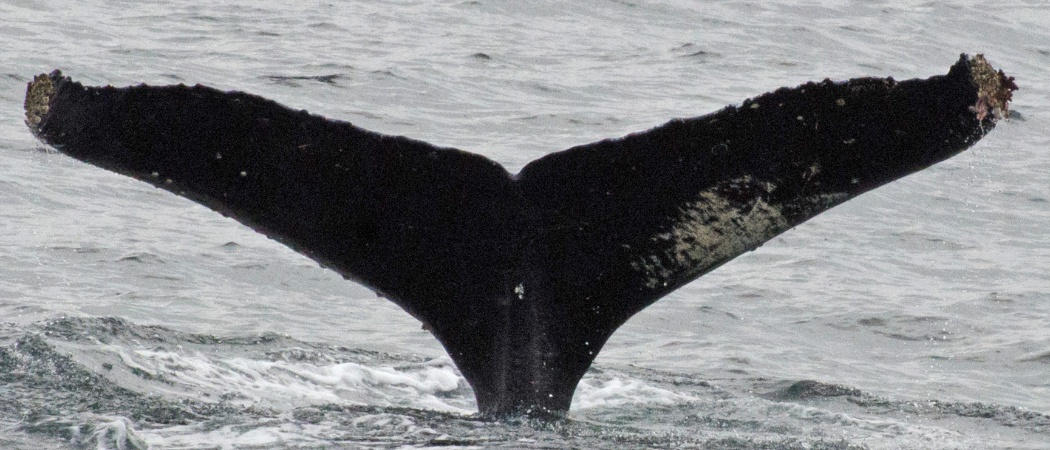
#> input picture cv_hw_4/img/tales/test_image_00.jpg, 1050 x 450 px, found by its file name; its folder holds 4 pictures in this run
$ jupyter execute cv_hw_4_1.ipynb
#> lines starting #> are read from the running program, lines starting #| are printed output that depends on the picture; after the words box and inside, x2 and y2 are one past the last pixel; in counts of white or black regions, pixels touching at a corner belong together; long printed decimals are rounded
[cell 1]
import os
import cv2
import numpy as np
from skimage import transform
from sklearn.metrics import jaccard_score
import matplotlib.pyplot as plt

[cell 2]
def load_image_and_mask(image_path, mask_path):
    # Загрузка изображения и маски
#> called with image_path = '/content/img/tales/test_image_00.jpg', mask_path = '/content/img/tales/test_image_00.png'
    image = cv2.imread(image_path)
#> image is the input picture: shape (450, 1050, 3); mean B, G, R 136.4, 133.8, 132.3
    mask = cv2.imread(mask_path, cv2.IMREAD_GRAYSCALE)
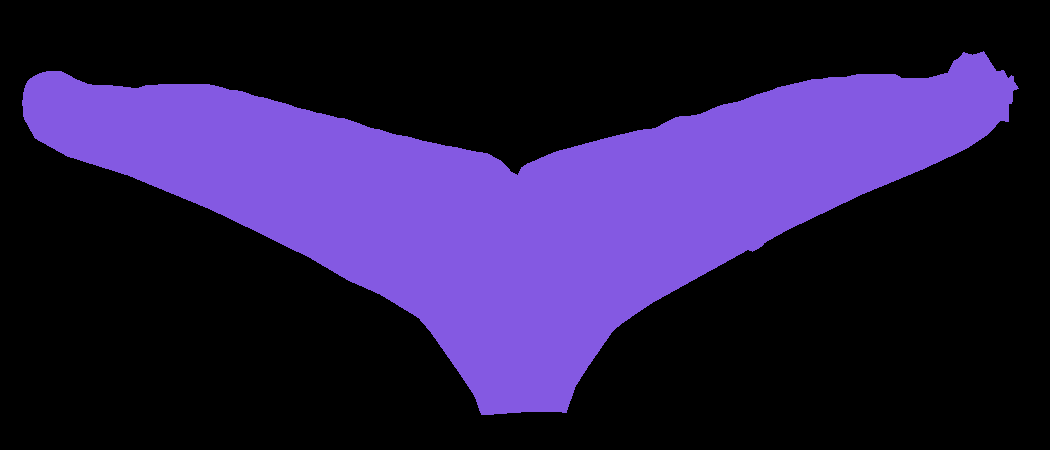
#> input picture cv_hw_4/img/tales/test_image_00.png, 1050 x 450 px, found by its file name
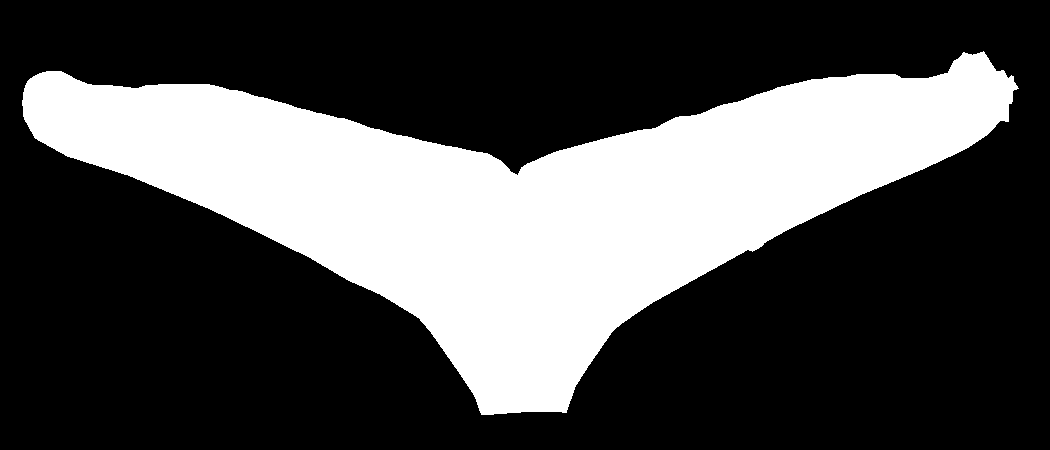
#> mask: shape (450, 1050); values 0 (black) and 117 (white), 31% white; 1 white region
    return image, mask

[cell 3]
def extract_tail(image, mask):
    # Поиск контуров на маске
    contours, _ = cv2.findContours(mask, cv2.RETR_EXTERNAL, cv2.CHAIN_APPROX_SIMPLE)
#> contours = 1 contour; box (x1, y1, x2, y2) and area: (22, 51, 1019, 415) 145208
    if not contours:
        return None, None

    # Нахождение самого большого контура
    largest_contour = max(contours, key=cv2.contourArea)
#> largest_contour = contour of 1292 points, box (x1, y1, x2, y2) (22, 51, 1019, 415), area 145208

    # Получение ограничивающего прямоугольника для контура
    x, y, w, h = cv2.boundingRect(largest_contour)
#> x = 22; y = 51; w = 997; h = 364

    # Вырезание хвоста из изображения и маски
    tail = image[y:y+h, x:x+w]
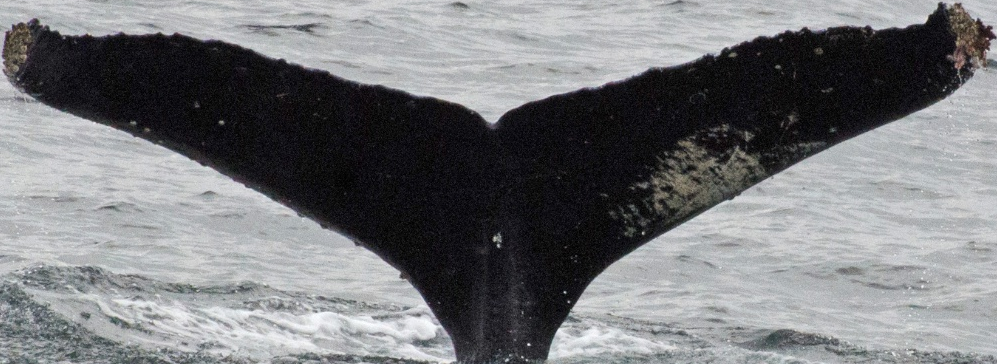
#> tail: shape (364, 997, 3); mean B, G, R 122.9, 120.3, 119.2
    tail_mask = mask[y:y+h, x:x+w]
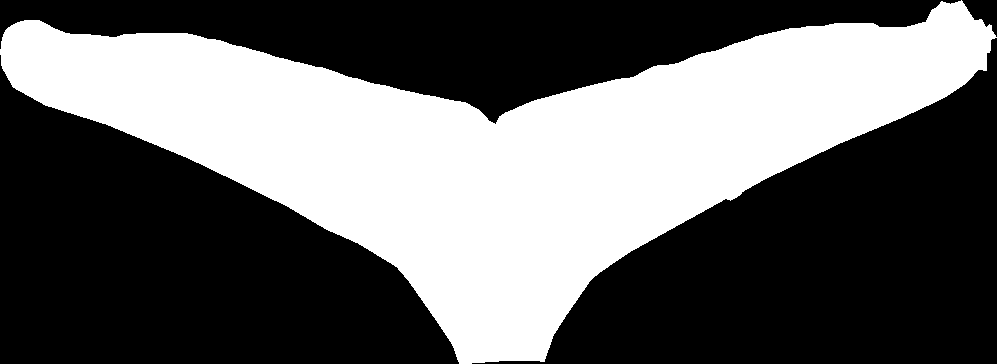
#> tail_mask: shape (364, 997); values 0 (black) and 117 (white), 40.3% white; 1 white region
    return tail, tail_mask

[cell 4]
def normalize_and_align_tail(tail, tail_mask, target_size=(128, 128)):
    # Поиск контуров на маске хвоста. функция возвращает как выровненное изображение хвоста, так и маску хвоста
#> called with target_size = (128, 128)
    contours, _ = cv2.findContours(tail_mask, cv2.RETR_EXTERNAL, cv2.CHAIN_APPROX_SIMPLE)
#> contours = 1 contour; box (x1, y1, x2, y2) and area: (0, 0, 997, 364) 145208
    if not contours:
        return None, None

    # Нахождение самого большого контура
    largest_contour = max(contours, key=cv2.contourArea)
#> largest_contour = contour of 1292 points, box (x1, y1, x2, y2) (0, 0, 997, 364), area 145208

    # Определение эллипса, описывающего контур
    (x, y), (MA, ma), angle = cv2.fitEllipse(largest_contour)
#> x = 499.2; y = 117.5; MA = 381.5; ma = 840.7; angle = 88.6
    rows, cols, _ = tail.shape
#> rows = 364; cols = 997

    # Поворот изображения и маски хвоста
    M = cv2.getRotationMatrix2D((x, y), angle, 1)
#> M = [[0.0244, 1, 369.5], [-1, 0.0244, 613.7]]
    rotated_tail = cv2.warpAffine(tail, M, (cols, rows))
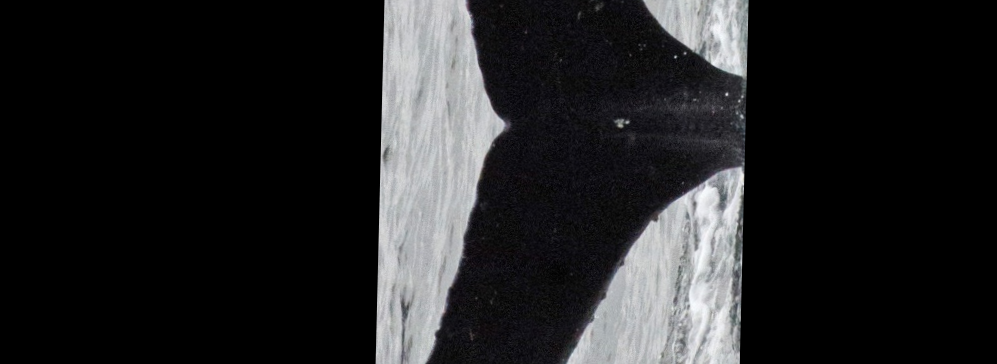
#> rotated_tail: shape (364, 997, 3); mean B, G, R 36.2, 35.1, 34.9
    rotated_tail_mask = cv2.warpAffine(tail_mask, M, (cols, rows))
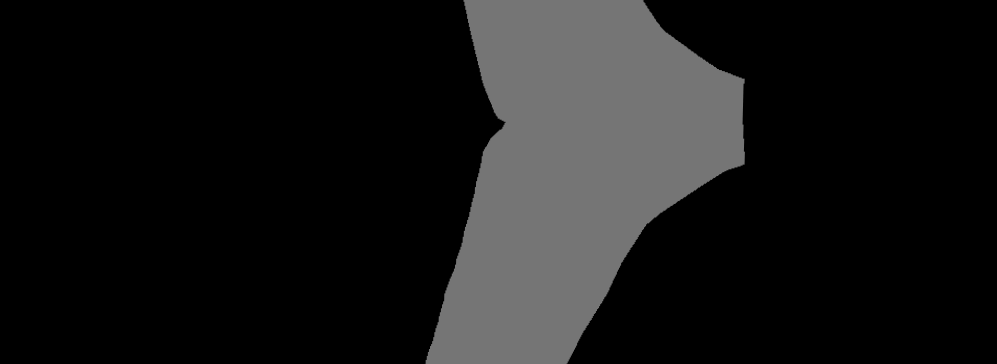
#> rotated_tail_mask: shape (364, 997); min 0, max 117, mean 23.7

    # Поиск контуров на повернутой маске хвоста
    contours, _ = cv2.findContours(rotated_tail_mask, cv2.RETR_EXTERNAL, cv2.CHAIN_APPROX_SIMPLE)
#> contours = 1 contour; box (x1, y1, x2, y2) and area: (424, 0, 745, 364) 73355
    if not contours:
        return None, None

    # Нахождение самого большого контура
    largest_contour = max(contours, key=cv2.contourArea)
#> largest_contour = contour of 468 points, box (x1, y1, x2, y2) (424, 0, 745, 364), area 73355

    # Получение ограничивающего прямоугольника для контура
    x, y, w, h = cv2.boundingRect(largest_contour)
#> x = 424; y = 0; w = 321; h = 364

    # Вырезание выровненного хвоста из повернутого изображения и маски
    aligned_tail = rotated_tail[y:y+h, x:x+w]
    aligned_tail_mask = rotated_tail_mask[y:y+h, x:x+w]

    # Изменение размера выровненного хвоста и маски до целевого размера
    aligned_tail = cv2.resize(aligned_tail, target_size)
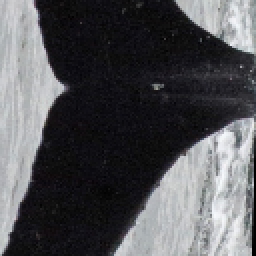
#> aligned_tail: shape (128, 128, 3) (shown 2 times larger); mean B, G, R 86.1, 82.8, 82.5
    aligned_tail_mask = cv2.resize(aligned_tail_mask, target_size)
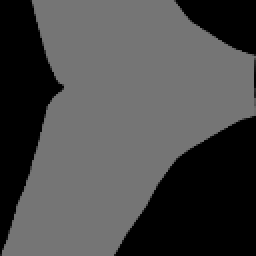
#> aligned_tail_mask: shape (128, 128) (shown 2 times larger); min 0, max 117, mean 73.5
    return aligned_tail, aligned_tail_mask

[cell 5]
def calculate_iou(mask1, mask2):
    # Преобразование масок в бинарные массивы. принимает маски одинакового размера
    mask1 = mask1.flatten() > 0
    mask2 = mask2.flatten() > 0

    # Вычисление IoU
    return jaccard_score(mask1, mask2)

[cell 6]
def visual(image, mask, aligned_tail, aligned_tail_mask, resized_mask, filename):
    # Визуализация изображений и масок
    plt.figure(figsize=(15, 5))

    plt.subplot(1, 3, 1)
    plt.title('Original Image')
    plt.imshow(cv2.cvtColor(image, cv2.COLOR_BGR2RGB))
    plt.contour(mask, colors='green')

    plt.subplot(1, 3, 2)
    plt.title('Aligned Tail')
    plt.imshow(cv2.cvtColor(aligned_tail, cv2.COLOR_BGR2RGB))
    plt.contour(aligned_tail_mask, colors='green')

    plt.subplot(1, 3, 3)
    plt.title('Resized Mask')
    plt.imshow(resized_mask, cmap='gray')

    plt.suptitle(f'Image: {filename}')
    plt.show()

[cell 7]
def process_images(image_dir, target_size=(128, 128)):
  # Перед вычислением IoU маска оригинального изображения ресайзится до целевого размера

    iou_scores = []
    for filename in os.listdir(image_dir):
        if filename.startswith('test_image') and filename.endswith('.jpg'):
            image_path = os.path.join(image_dir, filename)
            mask_path = os.path.join(image_dir, filename[:-4] + '.png')
            image, mask = load_image_and_mask(image_path, mask_path)
            tail, tail_mask = extract_tail(image, mask)
            if tail is not None and tail_mask is not None:
                aligned_tail, aligned_tail_mask = normalize_and_align_tail(tail, tail_mask, target_size)
                if aligned_tail is not None and aligned_tail_mask is not None:

                    # Изменение размера оригинальной маски до целевого размера
                    resized_mask = cv2.resize(mask, target_size)
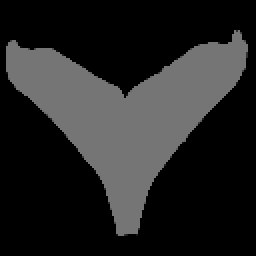
#> resized_mask: shape (128, 128) (shown 2 times larger); min 0, max 117, mean 36.2
                    iou = calculate_iou(resized_mask, aligned_tail_mask)
#> iou = 0.401
                    iou_scores.append(iou)
                    print(f'Image: {filename}, IoU: {iou}')
#| Image: test_image_00.jpg, IoU: 0.4005

                    # Визуализация изображений и масок
                    visual(image, mask, aligned_tail, aligned_tail_mask, resized_mask, filename)
#> in visual, `plt.show()`:
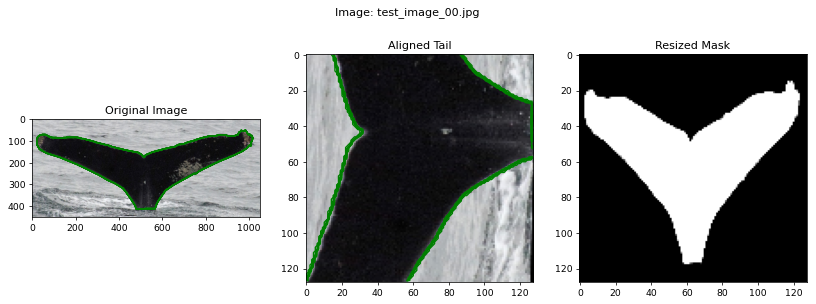
#> figure drawn by matplotlib, 3 panels
#> pass 3 of the loop in process_images, `for filename in os.listdir(image_dir):`:
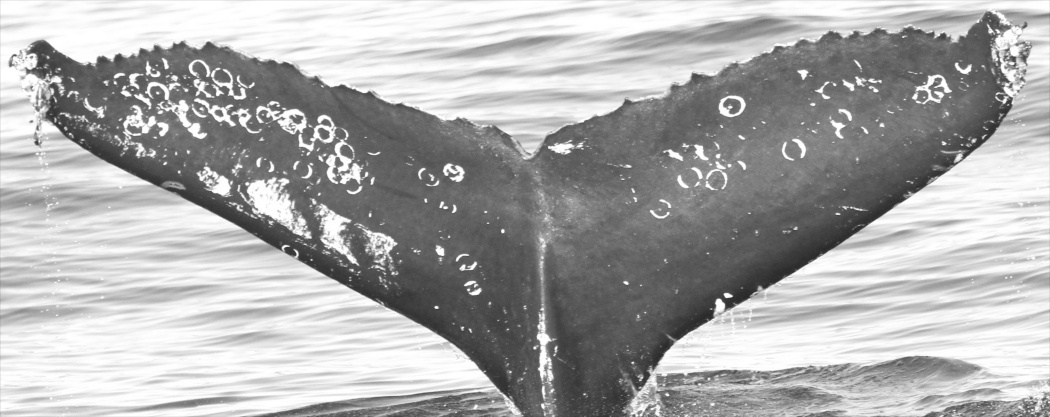
#> input picture cv_hw_4/img/tales/test_image_01.jpg, 1050 x 417 px, found by its file name
#> in load_image_and_mask, image is the input picture: shape (417, 1050, 3); min 38, max 255, mean 171.8
#> in load_image_and_mask (call 2), `mask = cv2.imread(mask_path, cv2.IMREAD_GRAYSCALE)`:
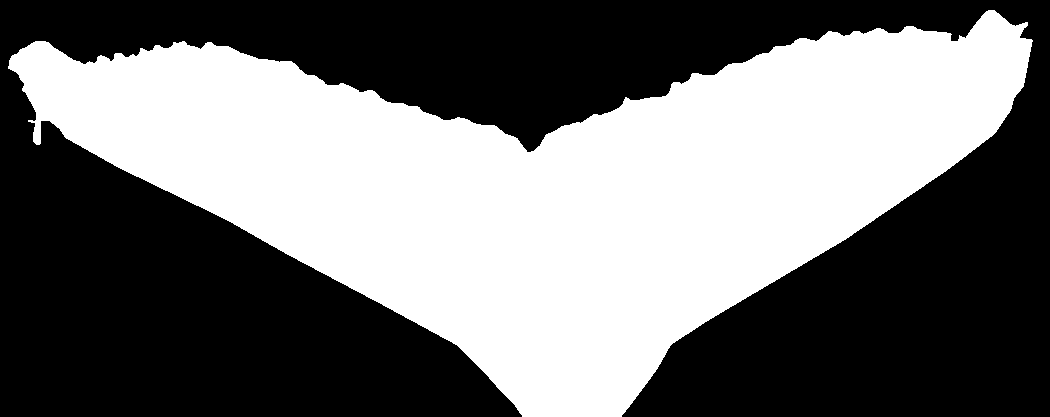
#> mask: shape (417, 1050); values 0 (black) and 117 (white), 45.1% white; 1 white region
#> in extract_tail (call 2), `contours, _ = cv2.findContours(mask, cv2.RETR_EXTERNAL, cv2.CHAIN_APPR..`: contours = 1 contour; box (x1, y1, x2, y2) and area: (8, 10, 1033, 417) 196120
#> tail: shape (407, 1025, 3)
#> tail_mask: shape (407, 1025); values 0 (black) and 117 (white), 47.3% white; 1 white region
#> in normalize_and_align_tail (call 2), `contours, _ = cv2.findContours(tail_mask, cv2.RETR_EXTERNAL, cv2.CHAIN..`: contours = 1 contour; box (x1, y1, x2, y2) and area: (0, 0, 1025, 407) 196120
#> rotated_tail: shape (407, 1025, 3)
#> rotated_tail_mask: shape (407, 1025)
#> in normalize_and_align_tail (call 2), `contours, _ = cv2.findContours(rotated_tail_mask, cv2.RETR_EXTERNAL, c..`: contours = 1 contour; box (x1, y1, x2, y2) and area: (443, 0, 796, 407) 99402
#> iou = 0.541
#| Image: test_image_01.jpg, IoU: 0.5412
#> in visual (call 2), `plt.show()`:
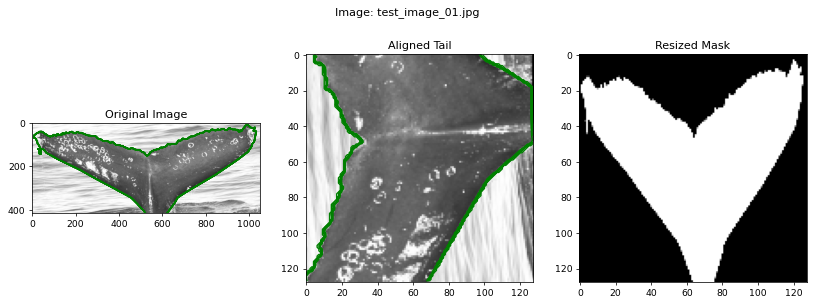
#> figure drawn by matplotlib, 3 panels
#> the loop made 4 passes; the first 3 are shown
    return iou_scores
